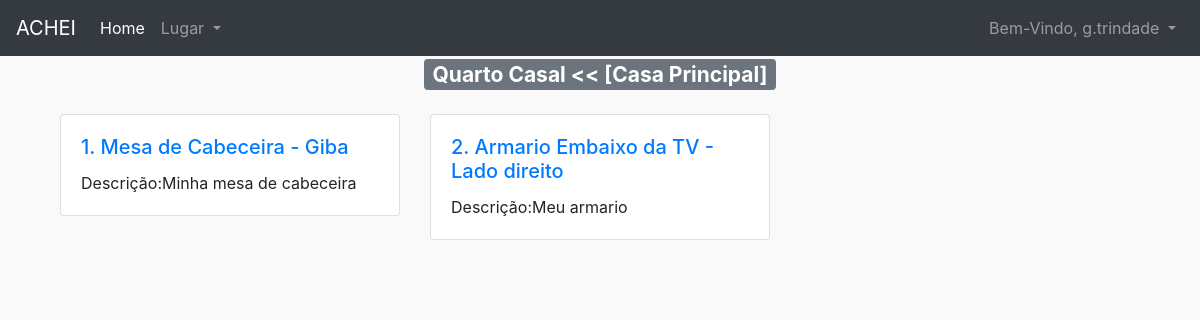
Screenshot of /comodo/1/ (signed in) with the database file from the repository.
### users/models.py (models this page shows)
class CustomUser(AbstractUser):
	age = models.PositiveIntegerField(null=True, blank=True)

### achei/models.py (models this page shows, shortened)
class Comodo(models.Model):
	lugar = models.ForeignKey(Lugar, on_delete = models.CASCADE,)
	nome = models.CharField(max_length=300)
	descricao = models.TextField()
	autor = models.ForeignKey(get_user_model(), on_delete = models.CASCADE,)

class Lugar(models.Model):
	nome = models.CharField(max_length=300)
	descricao = models.TextField()
	autor = models.ForeignKey(get_user_model(), on_delete = models.CASCADE,)
	def __str__(self):
		return self.nome

class Compartimento(models.Model):
	comodo = models.ForeignKey(Comodo, on_delete = models.CASCADE,)
	nome = models.CharField(max_length=300)
	descricao = models.TextField()
	autor = models.ForeignKey(get_user_model(), on_delete = models.CASCADE,)

### achei/views.py (the view)
# urls.py: path('comodo/<int:pk>/', views.detalhe_comodo, name="detalhe_comodo"),
@login_required
def detalhe_comodo(request, pk):
	comodo = Comodo.objects.get(pk=pk, autor = request.user)
	compartimentos = Compartimento.objects.filter(comodo_id=pk, autor = request.user)
	return render(request, 'detalhe_comodo.html', {'comodo': comodo, 'compartimentos': compartimentos})

### templates/detalhe_comodo.html
{% extends 'base.html' %}
{% block content %}
<div class="container">
	<div class="row">
	    <div class="col">
	    </div>
	    <div class="col">
	      <h3><span class="badge badge-secondary">{{ comodo.nome }} << [{{ comodo.lugar }}]</span></h3>
	    </div>
	    <div class="col">
	    </div>
	</div>
	<div class="row mr-0 ml-0">
	{% for compartimento in compartimentos %}
	  <div class="col-sm-4 mt-3">
	    <div class="card">
	      <div class="card-body">
	        <h5 class="card-title"><a href="{% url 'detalhe_compartimento' pk=compartimento.pk %}">{{forloop.counter}}. {{ compartimento.nome }}</a></h5>
	        <p class="card-text">Descrição:{{ compartimento.descricao }}</p>
	      </div>
	    </div>
	  </div>
	  {% endfor %}
	</div>
</div>
{% endblock content %}

### templates/base.html (shortened to what this page needs)
<!doctype html>
<html lang="pt-br">
  <head>
    <link rel="stylesheet" href="https://maxcdn.bootstrapcdn.com/bootstrap/4.0.0/css/bootstrap.min.css">
    <link rel="stylesheet" href="https://stackpath.bootstrapcdn.com/font-awesome/4.7.0/css/font-awesome.min.css">
  </head>
  <body style="background-color: #f9f9f9;">
  	<nav class="navbar navbar-expand-lg navbar-dark bg-dark">
  <a class="navbar-brand" href="#">ACHEI</a>
  <div class="collapse navbar-collapse" id="navbarSupportedContent">
    <ul class="navbar-nav mr-auto">
      <li class="nav-item active">
        <a class="nav-link" href="/">Home</a>
      </li>
      <li class="nav-item dropdown">
        <a class="nav-link dropdown-toggle" href="#" id="navbarDropdown" role="button" data-toggle="dropdown" aria-haspopup="true" aria-expanded="false">
          Lugar
        </a>
      </li>
    </ul>
    {% if user.is_authenticated %}
          <ul class="navbar-nav ml-auto">
            <li class="nav-item">
              <a class="nav-link dropdown-toggle" href="#" id="userMenu" data-toggle="dropdown" aria-haspopup="true" aria-expanded="false">
                Bem-Vindo, {{ user.username }}
              </a>
            </li>
          </ul>
        {% endif %}
  </div>
</nav>
  	{% block content %}
  	{% endblock content %}
  </body>
</html>

### rows the page displays
CustomUser: username "g.trindade"
Comodo: nome "Quarto Casal", lugar "Casa Principal"
Compartimento: nome "Mesa de Cabeceira - Giba", descricao "Minha mesa de cabeceira"
Compartimento: nome "Armario Embaixo da TV - Lado direito", descricao "Meu armario"
